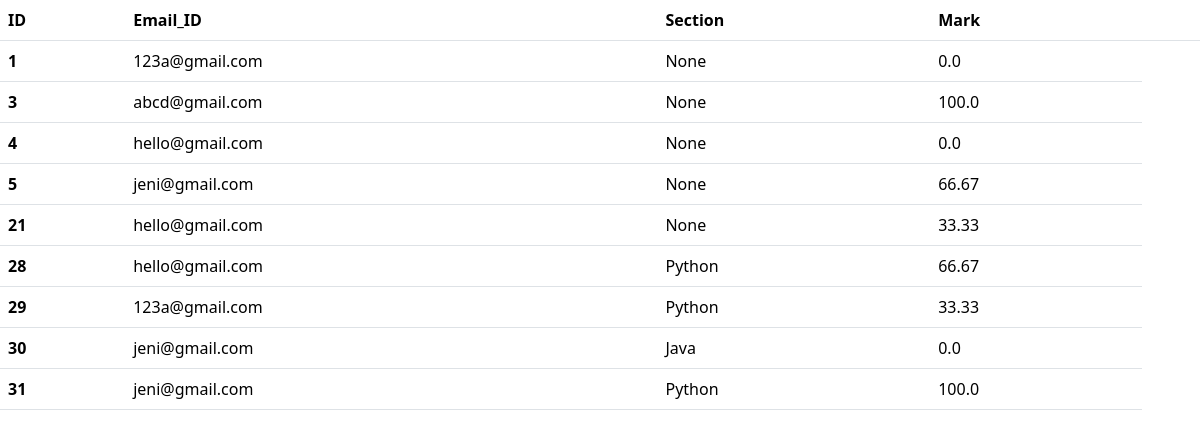
Screenshot of /table/ with the database file from the repository.
### qizzapp/models.py (models this page shows, shortened)
class Userlogin(models.Model):
    email=models.CharField(max_length=50)
    password=models.CharField(max_length=50,null=True, blank=True)
    quiz_mark=models.FloatField(default=0)
    time=models.DateTimeField(auto_now_add=True)
    section = models.ForeignKey('Statusbar', on_delete=models.CASCADE, null=True, blank=True)

class Statusbar(models.Model):
    Name=models.CharField(max_length=50)
    Des=models.CharField(max_length=50)
    Img=models.ImageField(upload_to='static/')
    def __str__(self):
        return self.Name

### qizzapp/views.py (the view)
# urls.py: path('table/',views.table,name='table'),
def table(request):
    email=Userlogin.objects.all()
    return render(request, 'details.html',{'email':email,'setion':email,'quiz_mark':email})

### templates/details.html (shortened to what this page needs)
<!DOCTYPE html>
<html lang="en">
<head>
    <link href="https://cdn.jsdelivr.net/npm/bootstrap@5.3.6/dist/css/bootstrap.min.css" rel="stylesheet">
</head>
<body>
<table class="table">
  <thead>
    <tr>
      <th scope="col">ID</th>
      <th scope="col">Email_ID</th>
      <th scope="col">Section</th>
      <th scope="col">Mark</th>
      <th></th>
    </tr>
  </thead>
  <tbody>
    {% for i in email %}
    <tr>
      <th scope="row">{{ i.id }}</th>
      <td>{{ i.email }}</td>
      <td>{{ i.section }}</td>
      <td>{{ i.quiz_mark }}</td>
    </tr>
    {% endfor %}
  </tbody>
</table>
</body>
</html>

### rows the page displays
Userlogin: id "1", email "123a@gmail.com", section "None", quiz_mark "0.0"
Userlogin: id "3", email "abcd@gmail.com", section "None", quiz_mark "100.0"
Userlogin: id "4", email "hello@gmail.com", section "None", quiz_mark "0.0"
Userlogin: id "5", email "jeni@gmail.com", section "None", quiz_mark "66.67"
Userlogin: id "21", email "hello@gmail.com", section "None", quiz_mark "33.33"
Userlogin: id "28", email "hello@gmail.com", section "Python", quiz_mark "66.67"
Userlogin: id "29", email "123a@gmail.com", section "Python", quiz_mark "33.33"
Userlogin: id "30", email "jeni@gmail.com", section "Java", quiz_mark "0.0"
Userlogin: id "31", email "jeni@gmail.com", section "Python", quiz_mark "100.0"
